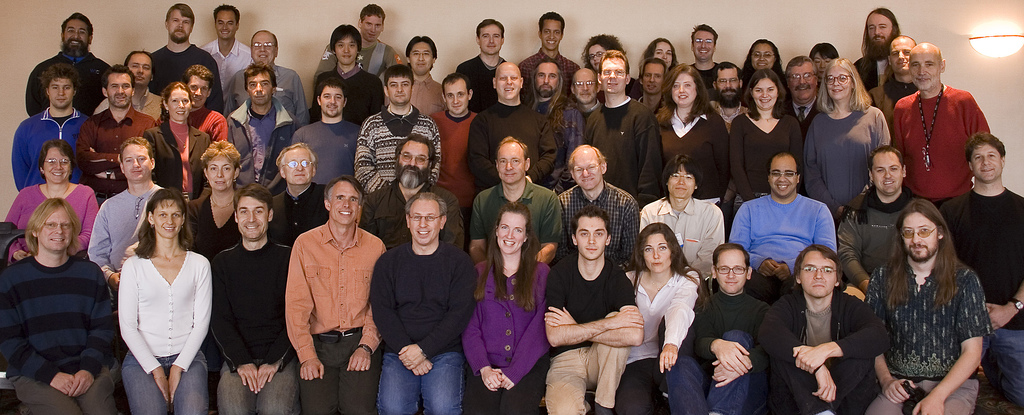
#> input picture team-photo-large.jpg, 1024 x 415 px
$ python face_roulette.py team-photo-large.jpg
#> lines starting #> are read from the running program, lines starting #| are printed output that depends on the picture; after the words box and inside, x2 and y2 are one past the last pixel; in counts of white or black regions, pixels touching at a corner belong together
import cv2
import sys
import numpy as np
import time
import random

# Get user supplied values
imagePath = sys.argv[1]
cascPath = "haarcascade_frontalface_default.xml"

# Constants!
enableZoom = True
slowZoom = True
allRects = True
fullscreen = True # If not in fullscreen mode, zoom will simply erase extra parts of the image

# Create the haar cascade
faceCascade = cv2.CascadeClassifier(cascPath)

# Read the image
image = cv2.imread(imagePath)
#> image is the input picture: shape (415, 1024, 3); mean B, G, R 77.1, 81.7, 103.9
gray = cv2.cvtColor(image, cv2.COLOR_BGR2GRAY)
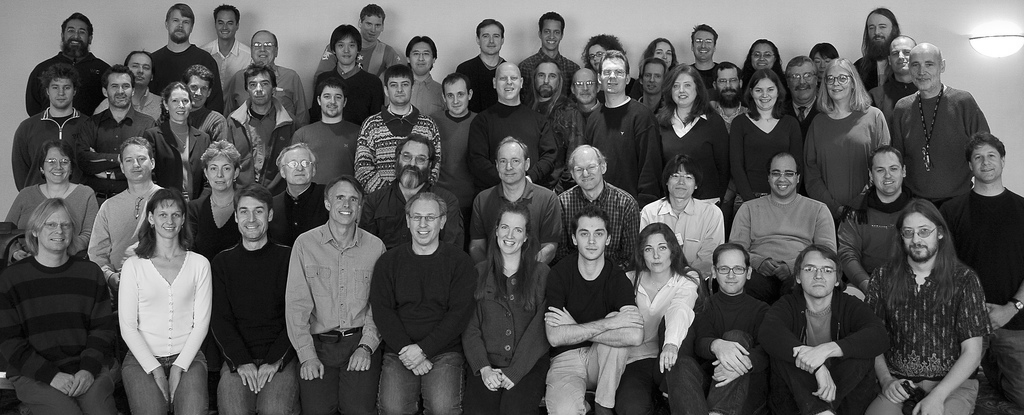
#> gray: shape (415, 1024); min 0, max 255, mean 87.8

# Detect faces in the image
faces = faceCascade.detectMultiScale(
    gray,
    scaleFactor=1.05,
    minNeighbors=3,
    minSize=(2, 2)
)
#> faces = 59 rows, first 6: [166, 10, 29, 29], [211, 11, 29, 29], [360, 14, 27, 27], [865, 16, 28, 28], [537, 20, 30, 30], [476, 24, 30, 30]

print("Found {0} faces!".format(len(faces)))
#| Found 59 faces!

images = np.zeros((len(faces), image.shape[0], image.shape[1], image.shape[2]), dtype='uint8')
ordering = np.zeros((len(faces), 5), dtype='int')
#> ordering = 59 rows, first 6: [0, 0, 0, 0, 0], [0, 0, 0, 0, 0], [0, 0, 0, 0, 0], [0, 0, 0, 0, 0], [0, 0, 0, 0, 0], [0, 0, 0, 0, 0]
i = 0
# Draw a rectangle around the faces
for i in np.arange(len(images)):
	j = 0
	images[i] = np.array(image)
	for (x, y, w, h) in faces:
		if j == i:
			cv2.rectangle(images[i], (x, y), (x+w, y+h), (0, 255, 0), 2)
		elif allRects:
			cv2.rectangle(images[i], (x, y), (x+w, y+h), (255, 255, 255), 2)
		ordering[j] = [x, y, w, h, j]
		j += 1
#> this loop made 59 passes
#> after the loop, ordering = 59 rows, first 6: [166, 10, 29, 29, 0], [211, 11, 29, 29, 1], [360, 14, 27, 27, 2], [865, 16, 28, 28, 3], [537, 20, 30, 30, 4], [476, 24, 30, 30, 5]

winner = random.randint(0, len(faces)-1)
#> winner = 54
starter = random.randint(0, len(faces)-1)
#> starter = 24
# Do sorting so that the roulette moves in a reasonable order
ordering = sorted(ordering, key=lambda rect: rect[1]*image.shape[0] + rect[0])
#> ordering = 59 items, first 6: [166, 10, 29, 29, 0], [211, 11, 29, 29, 1], [360, 14, 27, 27, 2], [865, 16, 28, 28, 3], [61, 20, 30, 30, 36], [537, 20, 30, 30, 4]

x, y = ordering[winner][0:2]
#> x = 570; y = 217
w, h = ordering[winner][2:4]
#> w = 44; h = 44
cv2.rectangle(image, (x, y), (x+w, y+h), (0, 255, 0), 2)
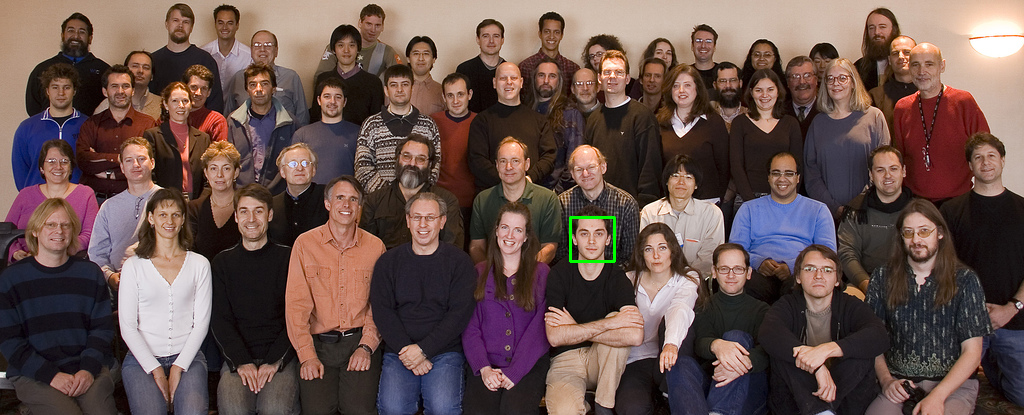
#> image: shape (415, 1024, 3); 0.12% of pixels changed, all inside (x1, y1, x2, y2) = (569, 216, 616, 263)

# Setup the window to use fullscreen
if fullscreen:
	cv2.namedWindow('Pick', cv2.WND_PROP_FULLSCREEN)
	cv2.setWindowProperty('Pick', cv2.WND_PROP_FULLSCREEN, cv2.WINDOW_FULLSCREEN)

numKeys = winner + 3*len(faces)
#> numKeys = 231
for i in np.arange(starter, numKeys):
	index = ordering[i%len(faces)][4]
	cv2.imshow('Pick', images[index])
	# Function that starts fast but slows down the closer it is to the end
	cv2.waitKey(int(max(1, (i+1-starter)**2.8 / (len(faces)**2))))
#> this loop made 207 passes
#> index on passes 1 to 3: 40, 19, 20
#> pass 1, `cv2.imshow('Pick', images[index])`:
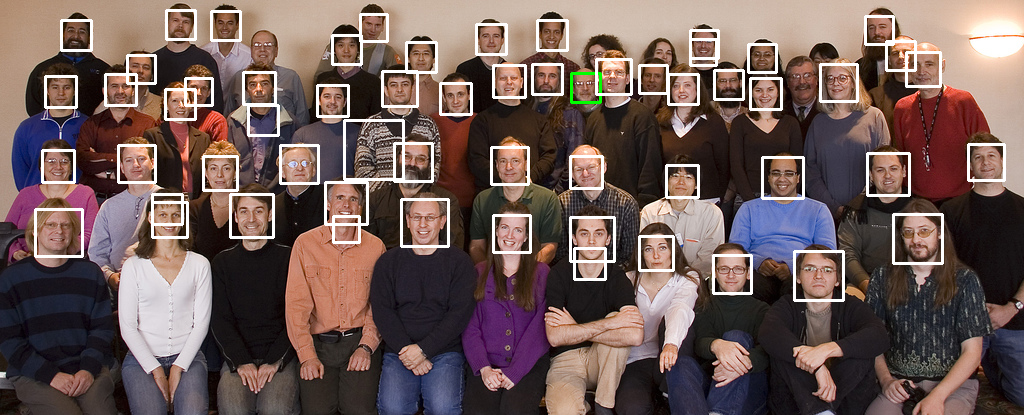
#> window 'Pick': shape (415, 1024, 3); mean B, G, R 87.6, 91.7, 112.2
#> pass 2, `cv2.imshow('Pick', images[index])`:
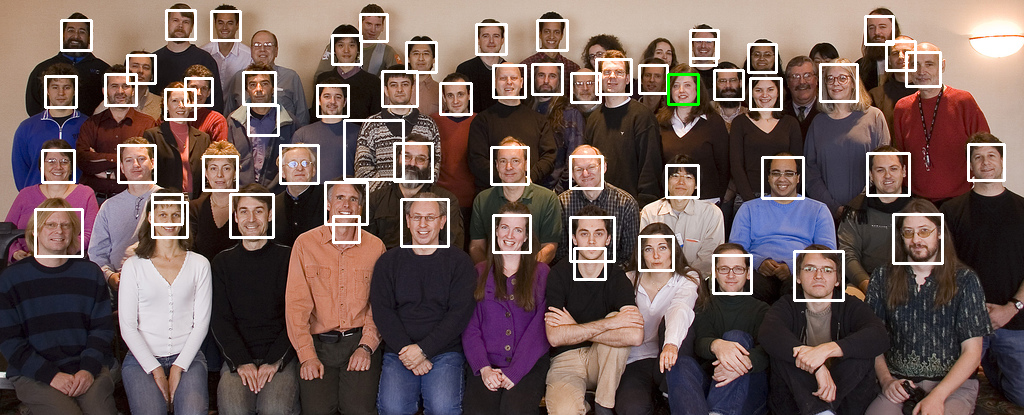
#> window 'Pick': shape (415, 1024, 3); mean B, G, R 87.6, 91.7, 112.2

cv2.imshow('Pick', image)
cv2.waitKey(1000)

if not enableZoom:
	cv.waitKey(0)
	exit(0)

# Blow up image for prize giving
scales = [3]
if slowZoom:
	scales = np.arange(10, 3, -.025)
for scale in scales:
	minX = max(1, x+w - scale*w)
	minY = max(1, y+h - scale*h)
	maxX = min(image.shape[1], x + scale*w)
	maxY = min(image.shape[0], y + scale*h)
#> (the run stopped early here; a loop or call above may not have finished)
